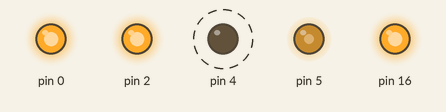
Simulated run of this sketch. Board: Arduino Uno, built with avr-gcc and run on an emulated ATmega328P. Shown: output pins drawn as LEDs (lit = HIGH). Dashed ring = blinking.

Above: at 1.8 s.
Timing chart, 0 to 5.6 s (numbered marks = the images above):
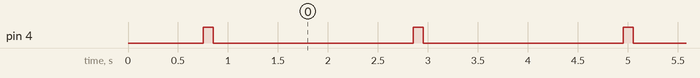

The sketch:

karte2.ino
```cpp
void setup() {
  // put your setup code here, to run once:
pinMode(2, OUTPUT);
pinMode(4, OUTPUT);
pinMode(0, OUTPUT);
pinMode(5, OUTPUT);
pinMode(16, OUTPUT);

analogWrite(2, 128); //links gelb
delay(250);
analogWrite(0, 128); //zweite von links gelb
delay(250);
analogWrite(16, 128); //zweite von rechts gelb
delay(250);
analogWrite(5, 128); //gelb rechts
}

void loop() {
  // put your main code here, to run repeatedly:

analogWrite(4, 128); //oben rot
delay(100);
analogWrite(4, 0);
delay(2000);

}
```

Measured:
- by itself, pin 4: alternates HIGH for 0.10 s and LOW for 2.0 s
